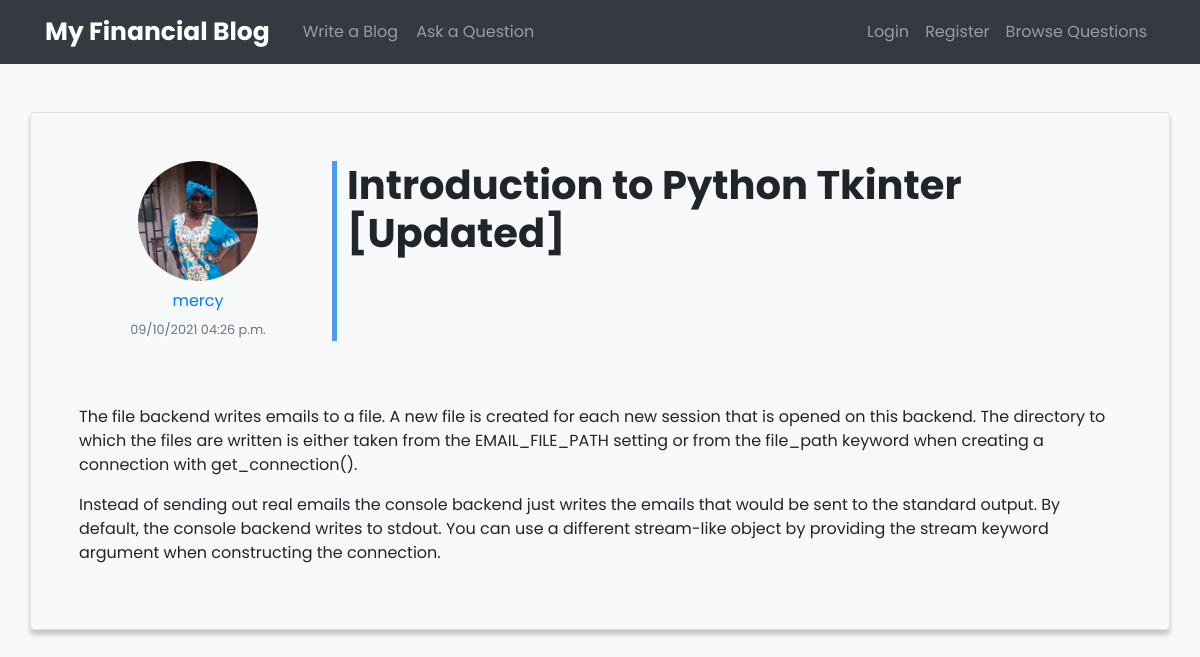
The app's page /blog/2/ with its own data.
### blog/models.py (models this page shows, shortened)
class Blog(models.Model):
    title = models.CharField(max_length=250)
    content = models.TextField(validators=[content_validator])
    published = models.DateTimeField(default=timezone.now)
    author = models.ForeignKey(
        settings.AUTH_USER_MODEL, on_delete=models.CASCADE)
    class Meta:
        ordering = ['-published']

### account/models.py (models this page shows, shortened)
class Profile(models.Model):
    user = models.OneToOneField(
        User, on_delete=models.CASCADE)
    image = models.ImageField(upload_to='profiles')
    biography = models.CharField(
        max_length=500, blank=True)

### blog/views.py (the view)
class BlogDetailView(DetailView):
    model = Blog

### templates/blog/blog_detail.html (shortened to what this page needs)
{% extends "base.html" %}
{% block content %}
<div class="container blog bg-light p-5 mt-5 rounded">
    <div class="row">
        <div class="col-3 text-center">
            <a class="mugshot-container mb-1" href="{% url 'profile' blog.author.pk %}">
                {% if blog.author.profile.image %}
                <div class="mugshot-img mb-2" style="background-image:url({{ blog.author.profile.image.url }})"></div>
                {% endif %}
                <span>{{ blog.author.username }}</span>
            </a>
            <small class="text-muted">{{ blog.published|date:"d/m/Y h:i a" }}</small>
        </div>
        <div class="col-9 question-information pb-1">
            <h1 class="blog-card-title mb-3 font-weight-bold">{{ blog.title }}</h1>
        </div>
    </div>
    <div class="row">
        <div class="col-12 mt-5">
            <p class="line-height text-justify">{{ blog.content|linebreaks }}</p>
        </div>
    </div>
</div>
{% endblock content %}

### static/blog/main.css (style rules this page uses)
h1,h2,h3,h4,h5,h6,span,li,a,ul,div,p { font-family: 'Poppins', sans-serif; }
.blog { border: 1px solid #ddd; background: #fff; padding: 30px 30px; border-radius: 3px; box-shadow: 0 5px 5px 0 rgba(0,0,0,0.2); }
.blog-card-title { font-weight: 600; }
.text-justify { text-align: justify; }
.line-height { line-height:2; }
.question-information { position: relative; }
.blog-information:after, .answer-content:after, .question-information:after { content: ""; height: 100%; width: 5px; background: rgb(79, 155, 241); position: absolute; top: 0; left: 0; }
.mugshot-container { display: block; }
.mugshot-img, .mugshot-img-sm { display: block; height: 120px; width: 120px; margin: auto; border-radius: 50%; background-size: cover; background-repeat:no-repeat; }

### records on screen
Blog: author.profile.image (picture), author.username "mercy", published "09/10/2021 04:26 p.m.", title "Introduction to Python Tkinter [Updated]", content "The file backend writes emails to a file. A new file is created for each new session that is opened on this backend. The directory to which the files are written is either taken from the EMAIL_FILE_PATH setting or from the file_path keyword when creating a connection with get_connection(). Instead of sending out real emails the console backend just writes the emails that would be sent to the standard output. By default, the console backend writes to stdout. You can use a different stream-like object by providing the stream keyword argument when constructing the connection."
